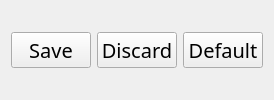
             <widget class="QWidget" name="tradeupEngineSettingsButtons" native="true">
              <property name="styleSheet">
               <string notr="true">#tradeupEngineSettingsButtons{
	background-color: rgb(0, 0, 0);
	border: 1px solid white;
	border-radius: 10px
}
</string>
              </property>
              <layout class="QHBoxLayout" name="horizontalLayout_14">
               <item>
                <widget class="QPushButton" name="buttonTradeupEngineSettingsSave">
                 <property name="font">
                  <font>
                   <family>SystemHud</family>
                   <pointsize>15</pointsize>
                   <weight>50</weight>
                   <bold>false</bold>
                  </font>
                 </property>
                 <property name="text">
                  <string>Save</string>
                 </property>
                </widget>
               </item>
               <item>
                <widget class="QPushButton" name="buttonTradeupEngineSettingsDiscard">
                 <property name="font">
                  <font>
                   <family>SystemHud</family>
                   <pointsize>15</pointsize>
                   <weight>50</weight>
                   <bold>false</bold>
                  </font>
                 </property>
                 <property name="text">
                  <string>Discard</string>
                 </property>
                </widget>
               </item>
               <item>
                <widget class="QPushButton" name="buttonTradeupEngineSettingsDefaults">
                 <property name="font">
                  <font>
                   <family>SystemHud</family>
                   <pointsize>15</pointsize>
                   <weight>50</weight>
                   <bold>false</bold>
                  </font>
                 </property>
                 <property name="text">
                  <string>Default</string>
                 </property>
                </widget>
               </item>
              </layout>
             </widget>
